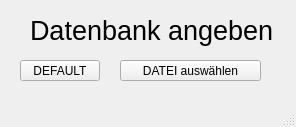
<?xml version="1.0" encoding="UTF-8"?>
<ui version="4.0">
 <class>FindDB</class>
 <widget class="QMainWindow" name="FindDB">
  <property name="enabled">
   <bool>true</bool>
  </property>
  <property name="geometry">
   <rect>
    <x>0</x>
    <y>0</y>
    <width>296</width>
    <height>127</height>
   </rect>
  </property>
  <property name="windowTitle">
   <string>MainWindow</string>
  </property>
  <widget class="QWidget" name="centralwidget">
   <widget class="QLabel" name="label">
    <property name="geometry">
     <rect>
      <x>30</x>
      <y>10</y>
      <width>341</width>
      <height>41</height>
     </rect>
    </property>
    <property name="font">
     <font>
      <pointsize>20</pointsize>
     </font>
    </property>
    <property name="text">
     <string>Datenbank angeben</string>
    </property>
   </widget>
   <widget class="QPushButton" name="pushButton_1_DEFAULT">
    <property name="geometry">
     <rect>
      <x>20</x>
      <y>60</y>
      <width>80</width>
      <height>21</height>
     </rect>
    </property>
    <property name="text">
     <string>DEFAULT</string>
    </property>
   </widget>
   <widget class="QPushButton" name="pushButton_2_Datei">
    <property name="geometry">
     <rect>
      <x>120</x>
      <y>60</y>
      <width>141</width>
      <height>21</height>
     </rect>
    </property>
    <property name="text">
     <string>DATEI auswählen</string>
    </property>
   </widget>
  </widget>
  <widget class="QMenuBar" name="menubar">
   <property name="geometry">
    <rect>
     <x>0</x>
     <y>0</y>
     <width>296</width>
     <height>20</height>
    </rect>
   </property>
  </widget>
  <widget class="QStatusBar" name="statusbar"/>
 </widget>
 <resources/>
 <connections/>
</ui>
